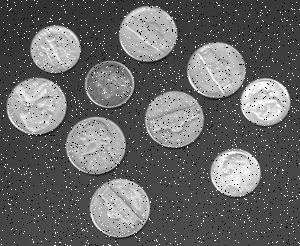
%> input picture Week 1 Github/Images/Quiz1.jpg, 300 x 246 px
$ octave --eval "result = segmentPuzzle34(imread('../../Week 1 Github/Images/Quiz1.jpg'));"   (GNU Octave 9; MATLAB toolbox functions it lacks are replaced by stand-ins)
%> lines starting %> are read from the running program, lines starting %| are printed output that depends on the picture; in (x1, y1, x2, y2) boxes, pixels count from 0 and x2, y2 are one past the last pixel; in counts of white or black regions, pixels touching at a corner belong together; the program's own positions count from 1
function [BW,maskedImage] = segmentPuzzle34(X)
%segmentImage Segment image using auto-generated code from imageSegmenter app
%  [BW,MASKEDIMAGE] = segmentImage(X) segments image X using auto-generated
%  code from the imageSegmenter app. The final segmentation is returned in
%  BW, and a masked image is returned in MASKEDIMAGE.

% Auto-generated by imageSegmenter app on 29-Aug-1997
%----------------------------------------------------

X = rgb2gray(X);
%> X is the input picture: size 246x300 uint8; min 0, max 255, mean 104.2

% Adjust data to span data range.
X = imadjust(X);

% Threshold image - adaptive threshold
BW = imbinarize(X, 'adaptive', 'Sensitivity', 0.500000, 'ForegroundPolarity', 'bright');
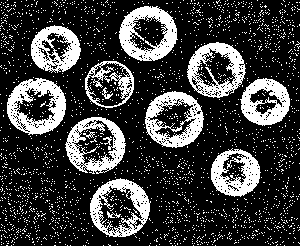
%> BW: size 246x300 logical; 24.1% white; 2234 white regions (2220 under 20 px), largest, box (x1, y1, x2, y2) and area: (7, 78, 66, 135) 1744, (119, 6, 178, 61) 1662, (145, 91, 204, 148) 1631

% Erode mask with disk
radius = 2;
decomposition = 0;
se = strel('disk', radius, decomposition);
BW = imerode(BW, se);
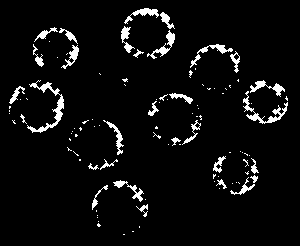
%> BW: size 246x300 logical; 5.1% white; 103 white regions (72 under 20 px), largest, box (x1, y1, x2, y2) and area: (27, 80, 64, 133) 408, (243, 91, 288, 124) 314, (147, 30, 175, 59) 197
% BW = bwpropfilt(BW,"Area",[300,inf]);

% Dilate mask with disk
radius = 4;
decomposition = 0;
se = strel('disk', radius, decomposition);
BW = imdilate(BW, se);
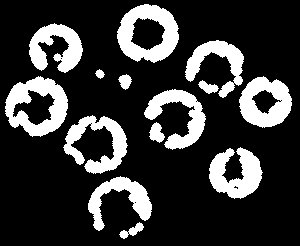
%> BW: size 246x300 logical; 21.2% white; 14 white regions, largest, box (x1, y1, x2, y2) and area: (5, 76, 68, 137) 2045, (117, 4, 179, 63) 2016, (239, 76, 292, 128) 1698

% Clear borders
BW = imclearborder(BW);

% Fill holes
BW = imfill(BW, 'holes');
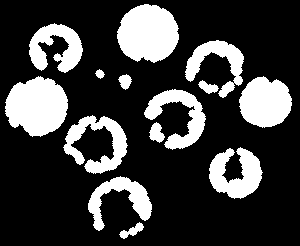
%> BW: size 246x300 logical; 23.8% white; 14 white regions, largest, box (x1, y1, x2, y2) and area: (5, 76, 68, 137) 2825, (117, 4, 179, 63) 2792, (239, 76, 292, 128) 2058

% Create masked image.
maskedImage = X;
maskedImage(~BW) = 0;
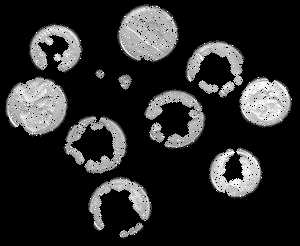
%> maskedImage: size 246x300 uint8; min 0, max 255, mean 41
end
